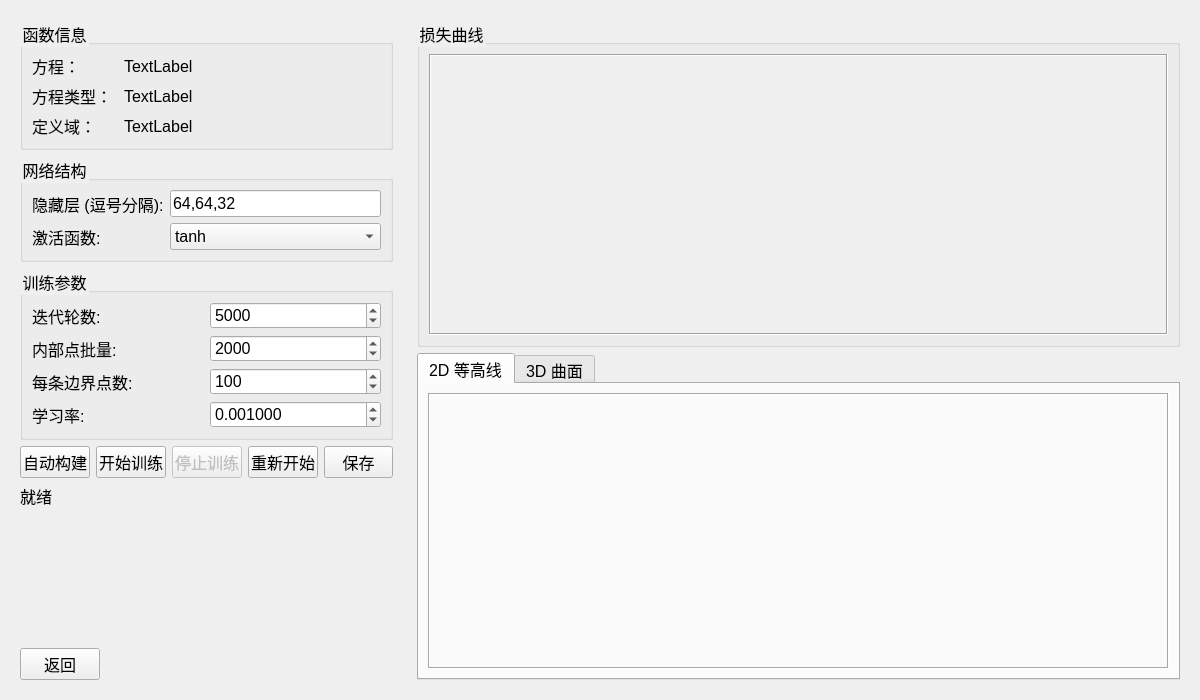
<?xml version="1.0" encoding="UTF-8"?>
<ui version="4.0">
 <class>TrainVisualizePage</class>
 <widget class="QWidget" name="TrainVisualizePage">
  <property name="geometry">
   <rect>
    <x>0</x>
    <y>0</y>
    <width>1200</width>
    <height>700</height>
   </rect>
  </property>
  <property name="windowTitle">
   <string>训练与可视化</string>
  </property>
  <property name="styleSheet">
   <string notr="true">* {
    font-size: 12pt;
    font-family: &quot;Microsoft YaHei&quot;;
}</string>
  </property>
  <layout class="QHBoxLayout" name="horizontalLayout_main">
   <item>
    <widget class="QWidget" name="left_panel" native="true">
     <property name="sizePolicy">
      <sizepolicy hsizetype="Preferred" vsizetype="Expanding">
       <horstretch>1</horstretch>
       <verstretch>0</verstretch>
      </sizepolicy>
     </property>
     <property name="minimumSize">
      <size>
       <width>350</width>
       <height>0</height>
      </size>
     </property>
     <layout class="QVBoxLayout" name="verticalLayout_left">
      <item>
       <widget class="QGroupBox" name="pde_group">
        <property name="title">
         <string>函数信息</string>
        </property>
        <layout class="QHBoxLayout" name="horizontalLayout" stretch="1,3">
         <item>
          <layout class="QVBoxLayout" name="verticalLayout">
           <item>
            <widget class="QLabel" name="label_3">
             <property name="text">
              <string>方程：</string>
             </property>
            </widget>
           </item>
           <item>
            <widget class="QLabel" name="label_4">
             <property name="text">
              <string>方程类型：</string>
             </property>
            </widget>
           </item>
           <item>
            <widget class="QLabel" name="label_5">
             <property name="text">
              <string>定义域：</string>
             </property>
            </widget>
           </item>
          </layout>
         </item>
         <item>
          <layout class="QVBoxLayout" name="verticalLayout_2">
           <item>
            <widget class="QLabel" name="label">
             <property name="text">
              <string>TextLabel</string>
             </property>
            </widget>
           </item>
           <item>
            <widget class="QLabel" name="label_2">
             <property name="text">
              <string>TextLabel</string>
             </property>
            </widget>
           </item>
           <item>
            <widget class="QLabel" name="label_6">
             <property name="text">
              <string>TextLabel</string>
             </property>
            </widget>
           </item>
          </layout>
         </item>
        </layout>
       </widget>
      </item>
      <item>
       <widget class="QGroupBox" name="net_group">
        <property name="title">
         <string>网络结构</string>
        </property>
        <layout class="QGridLayout" name="gridLayout_net">
         <item row="0" column="0">
          <widget class="QLabel" name="label_hidden">
           <property name="text">
            <string>隐藏层 (逗号分隔):</string>
           </property>
          </widget>
         </item>
         <item row="0" column="1">
          <widget class="QLineEdit" name="hidden_dims_edit">
           <property name="text">
            <string>64,64,32</string>
           </property>
          </widget>
         </item>
         <item row="1" column="0">
          <widget class="QLabel" name="label_activation">
           <property name="text">
            <string>激活函数:</string>
           </property>
          </widget>
         </item>
         <item row="1" column="1">
          <widget class="QComboBox" name="activation_combo">
           <item>
            <property name="text">
             <string>tanh</string>
            </property>
           </item>
           <item>
            <property name="text">
             <string>relu</string>
            </property>
           </item>
           <item>
            <property name="text">
             <string>sigmoid</string>
            </property>
           </item>
           <item>
            <property name="text">
             <string>sin</string>
            </property>
           </item>
          </widget>
         </item>
        </layout>
       </widget>
      </item>
      <item>
       <widget class="QGroupBox" name="train_group">
        <property name="title">
         <string>训练参数</string>
        </property>
        <layout class="QGridLayout" name="gridLayout_train">
         <item row="0" column="0">
          <widget class="QLabel" name="label_epochs">
           <property name="text">
            <string>迭代轮数:</string>
           </property>
          </widget>
         </item>
         <item row="0" column="1">
          <widget class="QSpinBox" name="epoch_spin">
           <property name="minimum">
            <number>100</number>
           </property>
           <property name="maximum">
            <number>100000</number>
           </property>
           <property name="value">
            <number>5000</number>
           </property>
          </widget>
         </item>
         <item row="1" column="0">
          <widget class="QLabel" name="label_batch">
           <property name="text">
            <string>内部点批量:</string>
           </property>
          </widget>
         </item>
         <item row="1" column="1">
          <widget class="QSpinBox" name="batch_spin">
           <property name="minimum">
            <number>100</number>
           </property>
           <property name="maximum">
            <number>10000</number>
           </property>
           <property name="value">
            <number>2000</number>
           </property>
          </widget>
         </item>
         <item row="2" column="0">
          <widget class="QLabel" name="label_boundary">
           <property name="text">
            <string>每条边界点数:</string>
           </property>
          </widget>
         </item>
         <item row="2" column="1">
          <widget class="QSpinBox" name="boundary_spin">
           <property name="minimum">
            <number>20</number>
           </property>
           <property name="maximum">
            <number>500</number>
           </property>
           <property name="value">
            <number>100</number>
           </property>
          </widget>
         </item>
         <item row="3" column="0">
          <widget class="QLabel" name="label_lr">
           <property name="text">
            <string>学习率:</string>
           </property>
          </widget>
         </item>
         <item row="3" column="1">
          <widget class="QDoubleSpinBox" name="lr_spin">
           <property name="decimals">
            <number>6</number>
           </property>
           <property name="minimum">
            <double>0.000001000000000</double>
           </property>
           <property name="maximum">
            <double>0.100000000000000</double>
           </property>
           <property name="stepType">
            <enum>QAbstractSpinBox::DefaultStepType</enum>
           </property>
           <property name="value">
            <double>0.001000000000000</double>
           </property>
          </widget>
         </item>
        </layout>
       </widget>
      </item>
      <item>
       <layout class="QHBoxLayout" name="horizontalLayout_btns">
        <item>
         <widget class="QPushButton" name="pushButton">
          <property name="text">
           <string>自动构建</string>
          </property>
         </widget>
        </item>
        <item>
         <widget class="QPushButton" name="start_btn">
          <property name="text">
           <string>开始训练</string>
          </property>
         </widget>
        </item>
        <item>
         <widget class="QPushButton" name="stop_btn">
          <property name="enabled">
           <bool>false</bool>
          </property>
          <property name="text">
           <string>停止训练</string>
          </property>
         </widget>
        </item>
        <item>
         <widget class="QPushButton" name="restart_btn">
          <property name="text">
           <string>重新开始</string>
          </property>
         </widget>
        </item>
        <item>
         <widget class="QPushButton" name="save_btn">
          <property name="text">
           <string>保存</string>
          </property>
         </widget>
        </item>
       </layout>
      </item>
      <item>
       <widget class="QLabel" name="status_label">
        <property name="text">
         <string>就绪</string>
        </property>
       </widget>
      </item>
      <item>
       <spacer name="verticalSpacer">
        <property name="orientation">
         <enum>Qt::Vertical</enum>
        </property>
        <property name="sizeHint" stdset="0">
         <size>
          <width>20</width>
          <height>40</height>
         </size>
        </property>
       </spacer>
      </item>
      <item>
       <layout class="QHBoxLayout" name="horizontalLayout_2">
        <item>
         <widget class="QPushButton" name="back_button">
          <property name="text">
           <string>返回</string>
          </property>
         </widget>
        </item>
        <item>
         <spacer name="horizontalSpacer">
          <property name="orientation">
           <enum>Qt::Horizontal</enum>
          </property>
          <property name="sizeHint" stdset="0">
           <size>
            <width>40</width>
            <height>20</height>
           </size>
          </property>
         </spacer>
        </item>
       </layout>
      </item>
     </layout>
    </widget>
   </item>
   <item>
    <widget class="QWidget" name="right_panel" native="true">
     <property name="sizePolicy">
      <sizepolicy hsizetype="Expanding" vsizetype="Expanding">
       <horstretch>2</horstretch>
       <verstretch>0</verstretch>
      </sizepolicy>
     </property>
     <layout class="QVBoxLayout" name="verticalLayout_right">
      <item>
       <widget class="QGroupBox" name="loss_group">
        <property name="title">
         <string>损失曲线</string>
        </property>
        <layout class="QVBoxLayout" name="verticalLayout_loss">
         <item>
          <widget class="QFrame" name="loss_canvas_placeholder">
           <property name="sizePolicy">
            <sizepolicy hsizetype="Expanding" vsizetype="Expanding">
             <horstretch>0</horstretch>
             <verstretch>0</verstretch>
            </sizepolicy>
           </property>
           <property name="minimumSize">
            <size>
             <width>0</width>
             <height>200</height>
            </size>
           </property>
           <property name="styleSheet">
            <string>background-color: #f0f0f0;</string>
           </property>
           <property name="frameShape">
            <enum>QFrame::Box</enum>
           </property>
           <property name="frameShadow">
            <enum>QFrame::Sunken</enum>
           </property>
          </widget>
         </item>
        </layout>
       </widget>
      </item>
      <item>
       <widget class="QTabWidget" name="sol_tab">
        <property name="currentIndex">
         <number>0</number>
        </property>
        <widget class="QWidget" name="tab_2d">
         <attribute name="title">
          <string>2D 等高线</string>
         </attribute>
         <layout class="QVBoxLayout" name="verticalLayout_2d">
          <item>
           <widget class="QFrame" name="canvas_2d_placeholder">
            <property name="styleSheet">
             <string>background-color: #fafafa;</string>
            </property>
            <property name="frameShape">
             <enum>QFrame::Box</enum>
            </property>
            <property name="frameShadow">
             <enum>QFrame::Sunken</enum>
            </property>
           </widget>
          </item>
         </layout>
        </widget>
        <widget class="QWidget" name="tab_3d">
         <attribute name="title">
          <string>3D 曲面</string>
         </attribute>
         <layout class="QVBoxLayout" name="verticalLayout_3d">
          <item>
           <widget class="QFrame" name="canvas_3d_placeholder">
            <property name="styleSheet">
             <string>background-color: #fafafa;</string>
            </property>
            <property name="frameShape">
             <enum>QFrame::Box</enum>
            </property>
            <property name="frameShadow">
             <enum>QFrame::Sunken</enum>
            </property>
           </widget>
          </item>
         </layout>
        </widget>
       </widget>
      </item>
     </layout>
    </widget>
   </item>
  </layout>
 </widget>
 <resources/>
 <connections/>
</ui>
